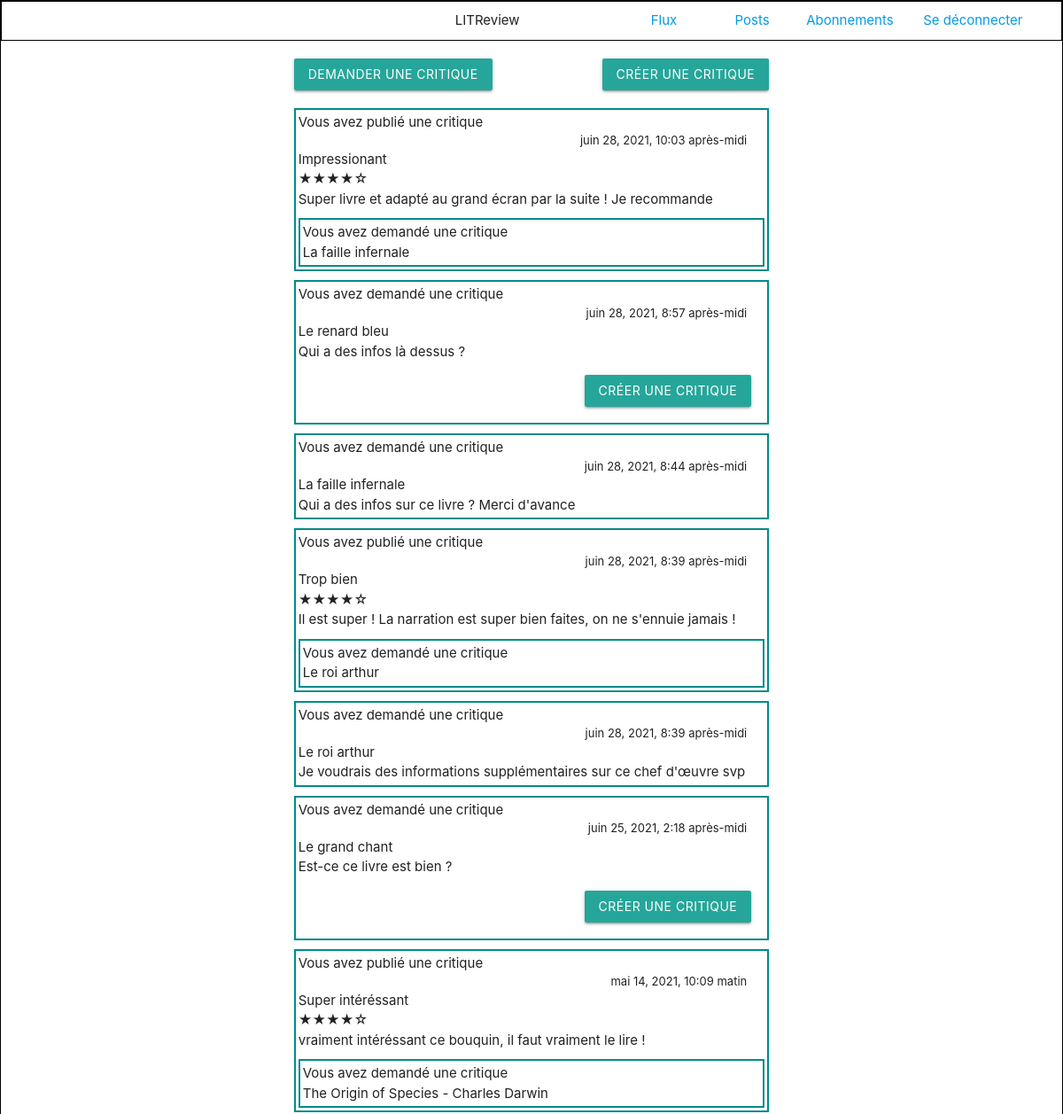
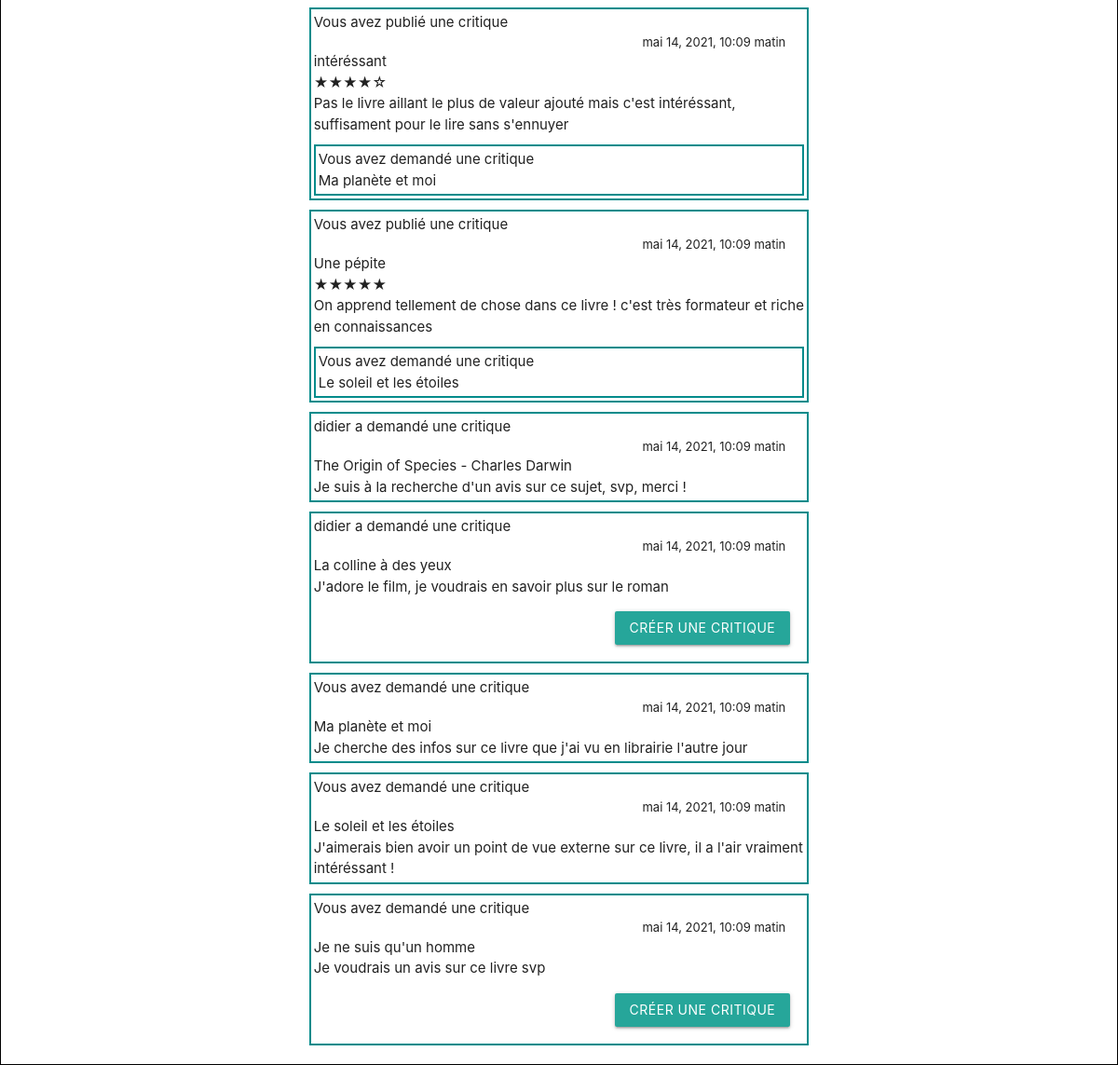
/feed/ (signed in), run on the app's committed database (2 pictures, top to bottom).
### accounts/models.py (models this page shows)
class Review(models.Model):
    ticket = models.ForeignKey(to=Ticket, on_delete=models.CASCADE)
    rating = models.PositiveSmallIntegerField(
        validators=[MinValueValidator(0), MaxValueValidator(5)])
    headline = models.CharField(max_length=128)
    body = models.CharField(max_length=8192, blank=True)
    user = models.ForeignKey(
        to=settings.AUTH_USER_MODEL, on_delete=models.CASCADE)
    time_created = models.DateTimeField(auto_now_add=True)

class Ticket(models.Model):
    title = models.CharField(max_length=8192, blank=True)
    description = models.TextField(max_length=2048, blank=True)
    user = models.ForeignKey(
        to=settings.AUTH_USER_MODEL, on_delete=models.CASCADE)
    image = models.ImageField(null=True, blank=True)
    time_created = models.DateTimeField(auto_now_add=True)

### accounts/views.py (the view)
# urls.py: path('feed/', views.feed, name="feed"),
def feed(request):
    reviews = get_users_viewable_reviews(request.user)
    review_list = Review.objects.values_list('ticket_id', flat=True)
    reviews = reviews.annotate(content_type=Value('REVIEW', CharField()))
    tickets = get_users_viewable_tickets(request.user)
    tickets = tickets.annotate(content_type=Value('TICKET', CharField()))
    posts = sorted(
        chain(reviews, tickets),
        key=lambda post: post.time_created,
        reverse=True
    )
    return render(request, 'feed.html', context={'posts': posts, 'review_list': review_list})

### accounts/views.py (called while the page is built)
def get_users_viewable_reviews(user):
    followed_users = UserFollows.objects.filter(user=user)
    flo = []
    for fuser in followed_users:
        flo.append(fuser.followed_user)
    viewable_reviews_followed_users = Review.objects.filter(user__in=flo)
    viewable_reviews = Review.objects.filter(user=user)
    final = viewable_reviews_followed_users | viewable_reviews
    return final

def get_users_viewable_tickets(user):
    followed_users = UserFollows.objects.filter(user=user)
    flo = []
    for fuser in followed_users:
        flo.append(fuser.followed_user)
    viewable_tickets_followed_users = Ticket.objects.filter(user__in=flo)
    viewable_tickets = Ticket.objects.filter(user=user)
    final = viewable_tickets_followed_users | viewable_tickets
    return final

### templates/feed.html (shortened to what this page needs)
{% extends 'base.html' %}
{% load static %}
{% block content %}
<div class="row container">
    <div class="col s8 offset-s2">
        <div class="bordure-bouton">
            <a href="{% url 'create_ticket' %}"><button class="waves-effect waves-light btn head-espace">Demander une critique</button></a>
            <a href="{% url 'create_review' %}" class="right"><button class="waves-effect waves-light btn head-espace">Créer une critique</button></a>
        </div>
        <div>
        {% for post in posts %}
            {% if post.content_type == 'TICKET' %}
                {% include 'ticket_snippet.html' with post=post %}
            {% elif post.content_type == 'REVIEW' %}
                {% include 'review_snippet.html' with post=post %}
            {% endif %}
        {% endfor %}
        </div>
    </div>
</div>
{% endblock %}

### templates/review_snippet.html (shortened to what this page needs)
<div class="post">
<div>{% if request.user == post.user %} Vous avez
{% else %} {{ post.user }} a
{% endif %} publié une critique</div>
<div class="right-align time">{{ post.time_created }}</div>
<div>{{ post.headline }}</div>
{% if post.rating  == 1 %}
    &#9733;&#9734;&#9734;&#9734;&#9734;
{% elif post.rating == 2 %}
    &#9733;&#9733;&#9734;&#9734;&#9734;
{% elif post.rating == 3 %}
	&#9733;&#9733;&#9733;&#9734;&#9734;
{% elif post.rating == 4 %}
	&#9733;&#9733;&#9733;&#9733;&#9734;
{% elif post.rating == 5 %}
	&#9733;&#9733;&#9733;&#9733;&#9733;
{% endif %}
<div>{{ post.body }}</div>
<div class="post">
<div>{% if request.user == post.user %} Vous avez
{% else %} {{ post.user }} a
{% endif %} demandé une critique</div>
<div>{{ post.ticket.title }}</div>
</div>
</div>

### templates/ticket_snippet.html (shortened to what this page needs)
<div class="post">
<div>{% if request.user == post.user %} Vous avez
{% else %} {{ post.user }} a
{% endif %} demandé une critique</div>
<div class="right-align time">{{ post.time_created }}</div>
<div>{{ post.title }}</div>
<div>{{ post.description }}</div>
{% if post.id in review_list %}
{% else %} <div class="right-align"><a class="waves-effect waves-light btn espace" href="{% url 'answer-review' id_ticket=post.id %}">Créer une critique</a></div>
{% endif %}
</div>

### static/css/LITReview.css (style rules this page uses)
body { border: solid 1px black; }
.bordure-bouton { margin: 10px 0px; }
.post { border:2px solid darkcyan; margin-top: 10px; padding:3px; }
.time { margin-right: 20px; font-size: 13px; }
.espace { margin: 15px; }
.head-espace { margin: 10px 0 10px 0; }

### data on the page
Review: shows "Vous avez", time_created "juin 28, 2021, 10:03 après-midi", headline "Impressionant", body "Super livre et adapté au grand écran par la suite ! Je recommande", ticket "La faille infernale"
Ticket: shows "Vous avez", time_created "juin 28, 2021, 8:57 après-midi", title "Le renard bleu", description "Qui a des infos là dessus ?", shows "CRÉER UNE CRITIQUE"
Ticket: shows "Vous avez", time_created "juin 28, 2021, 8:44 après-midi", title "La faille infernale", description "Qui a des infos sur ce livre ? Merci d'avance"
Review: shows "Vous avez", time_created "juin 28, 2021, 8:39 après-midi", headline "Trop bien", body "Il est super ! La narration est super bien faites, on ne s'ennuie jamais !", ticket "Le roi arthur"
Ticket: shows "Vous avez", time_created "juin 28, 2021, 8:39 après-midi", title "Le roi arthur", description "Je voudrais des informations supplémentaires sur ce chef d'œuvre svp"
Ticket: shows "Vous avez", time_created "juin 25, 2021, 2:18 après-midi", title "Le grand chant", description "Est-ce ce livre est bien ?", shows "CRÉER UNE CRITIQUE"
Review: shows "Vous avez", time_created "mai 14, 2021, 10:09 matin", headline "Super intéréssant", body "vraiment intéréssant ce bouquin, il faut vraiment le lire !", ticket "The Origin of Species - Charles Darwin"
Review: shows "Vous avez", time_created "mai 14, 2021, 10:09 matin", headline "intéréssant", body "Pas le livre aillant le plus de valeur ajouté mais c'est intéréssant, suffisament pour le lire sans s'ennuyer", ticket "Ma planète et moi"
Review: shows "Vous avez", time_created "mai 14, 2021, 10:09 matin", headline "Une pépite", body "On apprend tellement de chose dans ce livre ! c'est très formateur et riche en connaissances", ticket "Le soleil et les étoiles"
Ticket: user "didier", time_created "mai 14, 2021, 10:09 matin", title "The Origin of Species - Charles Darwin", description "Je suis à la recherche d'un avis sur ce sujet, svp, merci !"
Ticket: user "didier", time_created "mai 14, 2021, 10:09 matin", title "La colline à des yeux", description "J'adore le film, je voudrais en savoir plus sur le roman", shows "CRÉER UNE CRITIQUE"
Ticket: shows "Vous avez", time_created "mai 14, 2021, 10:09 matin", title "Ma planète et moi", description "Je cherche des infos sur ce livre que j'ai vu en librairie l'autre jour"
Ticket: shows "Vous avez", time_created "mai 14, 2021, 10:09 matin", title "Le soleil et les étoiles", description "J'aimerais bien avoir un point de vue externe sur ce livre, il a l'air vraiment intéréssant !"
Ticket: shows "Vous avez", time_created "mai 14, 2021, 10:09 matin", title "Je ne suis qu'un homme", description "Je voudrais un avis sur ce livre svp", shows "CRÉER UNE CRITIQUE"
